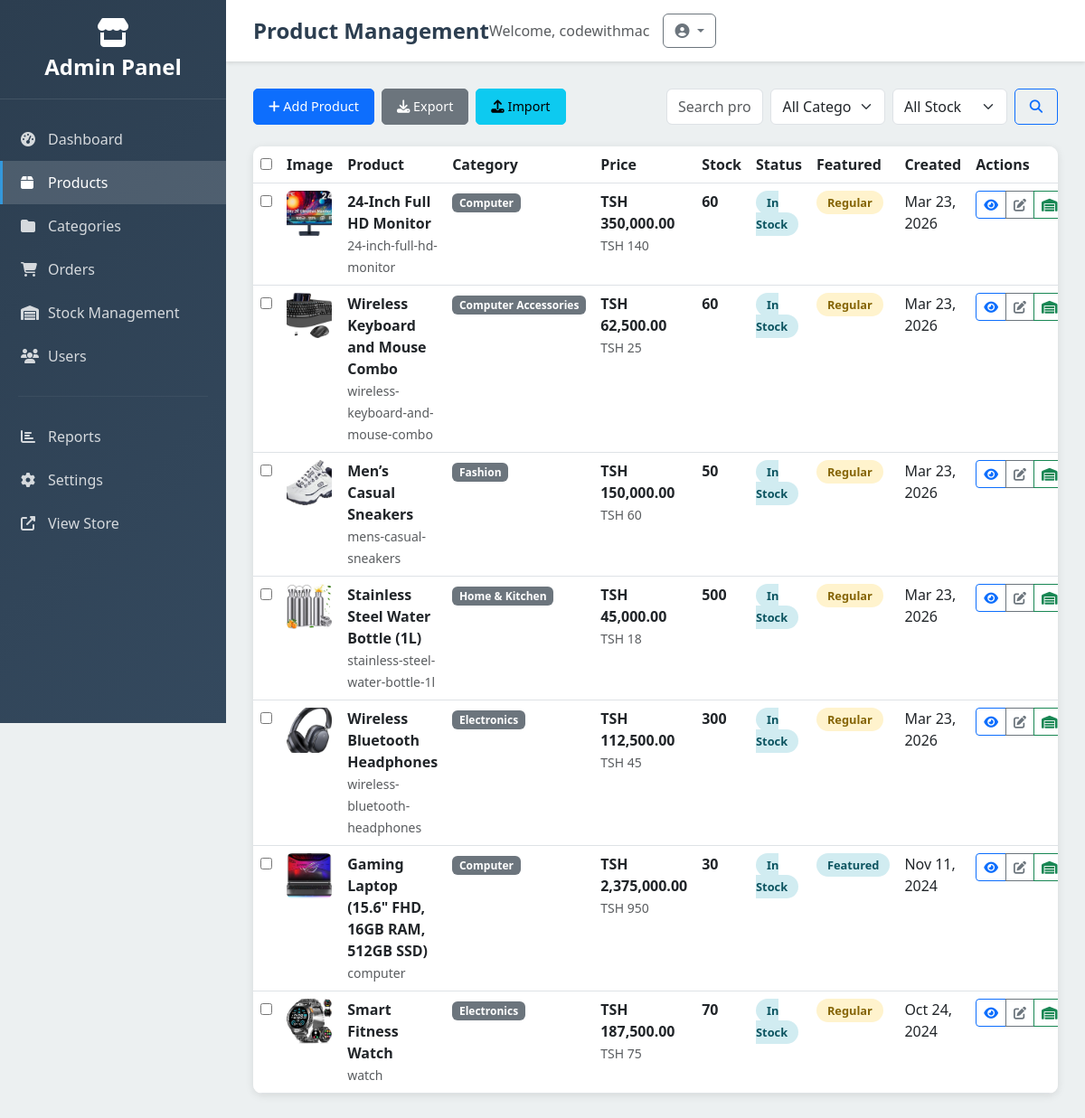
Page /dashboard/products/ (signed in) on the earlier database version.
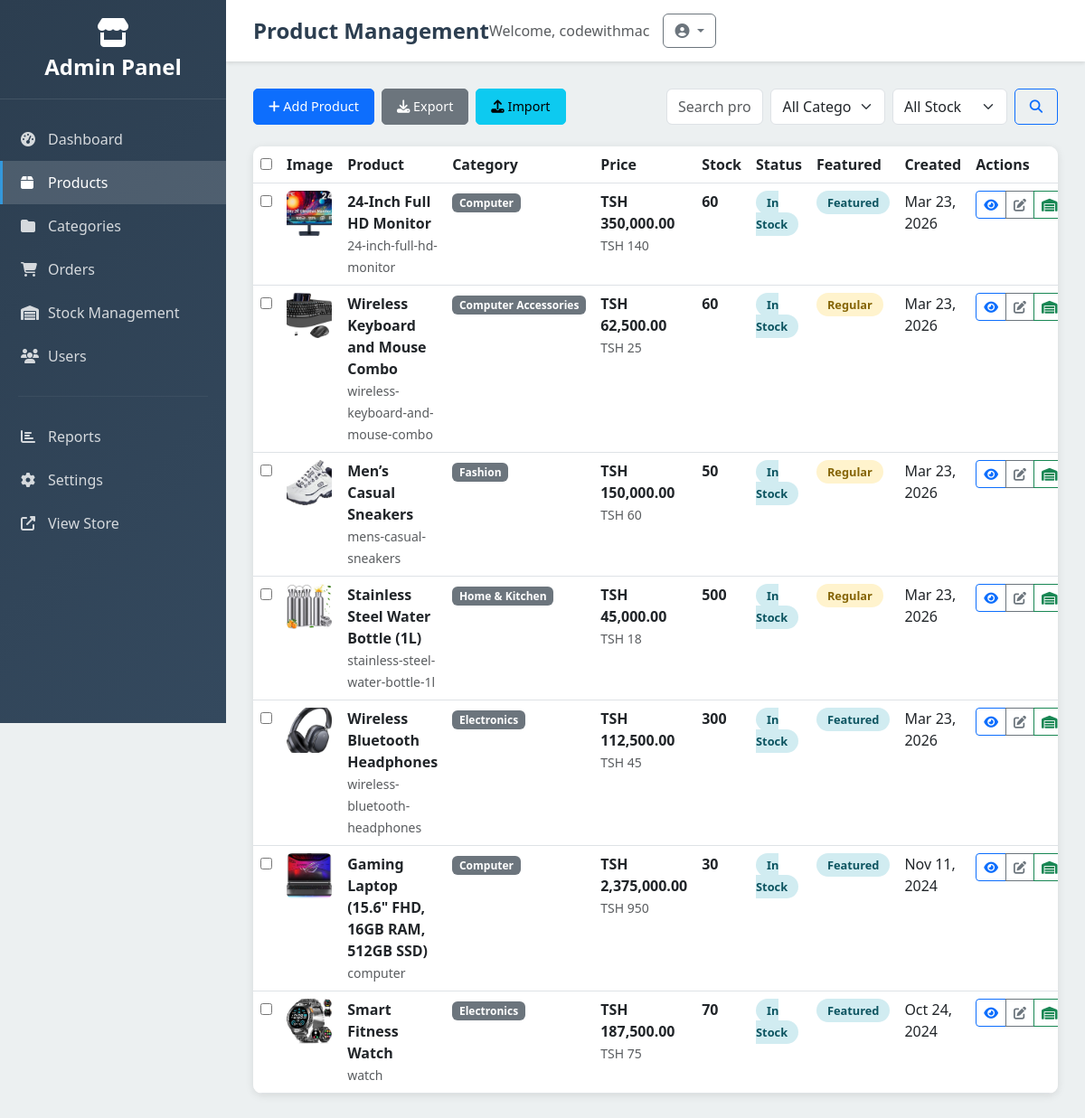
Same page on the later database version.
### products/models.py (models this page shows, shortened)
class Product(models.Model):
    category = models.ForeignKey(Category, related_name='product', on_delete=models.CASCADE)
    name = models.CharField(max_length=255)
    slug = models.SlugField()
    description = models.TextField(blank=True, null=True)
    price = models.IntegerField()
    is_featured = models.BooleanField(default=False)
    created_at = models.DateTimeField(auto_now_add=True)
    image = models.ImageField(upload_to='uploads/', blank=True, null=True)
    thumbnail = models.ImageField(upload_to='uploads/', blank=True, null=True)
    class Meta:
        ordering = ('-created_at',)
    def get_display_price(self):
        tsh_price = self.price * 2500  # Convert USD to TSH
        return "TSH {:,.2f}".format(tsh_price)
    def get_thumbnail(self):
        if self.thumbnail:
            return self.thumbnail.url

class Category(models.Model):
    name = models.CharField(max_length=255)
    slug = models.SlugField(unique=True)
    class Meta:
        ordering =('name',)

### core/models.py (models this page shows, shortened)
class Stock(models.Model):
    product = models.OneToOneField('products.Product', on_delete=models.CASCADE)
    quantity = models.IntegerField(default=0)
    reorder_level = models.IntegerField(default=10)
    last_updated = models.DateTimeField(auto_now=True)
    def is_low_stock(self):
        return self.quantity <= self.reorder_level

### core/admin_views.py (the view, shortened to what this page needs)
# urls.py: path('dashboard/products/', admin_views.admin_product_list, name='admin_product_list'),
@login_required
@user_passes_test(is_admin)
def admin_product_list(request):
    search = request.GET.get('search', '')
    category_id = request.GET.get('category', '')
    stock_status = request.GET.get('stock_status', '')
    products = Product.objects.select_related('category', 'stock').all()
    if search:
        products = products.filter(
            Q(name__icontains=search) |
            Q(description__icontains=search) |
            Q(category__name__icontains=search)
        )
    if category_id:
        products = products.filter(category_id=category_id)
    paginator = Paginator(products, 20)
    page_number = request.GET.get('page')
    page_obj = paginator.get_page(page_number)
    categories = Category.objects.all()
    context = {
        'products': page_obj,
        'categories': categories,
        'search': search,
        'selected_category': category_id,
        'stock_status': stock_status,
    }
    return render(request, 'admin_management/product_list.html', context)

### cart/context_processors.py (called while the page is built)
def cart(request):
    return {'cart': Cart(request)}

### core/admin_views.py (called while the page is built)
def is_admin(user):
    return user.is_authenticated and (user.is_staff or user.is_superuser)

### templates/admin_management/product_list.html (shortened to what the changed rows need)
{% extends 'admin_management/base.html' %}
{% block page_title %}Product Management{% endblock %}
{% block content %}
<div class="admin-table">
    <div class="table-responsive">
        <table class="table table-hover mb-0">
            <thead>
                <tr>
                    <th style="width: 50px;">
                        <input type="checkbox" id="selectAll" onchange="toggleSelectAll()">
                    </th>
                    <th>Image</th>
                    <th>Product</th>
                    <th>Category</th>
                    <th>Price</th>
                    <th>Stock</th>
                    <th>Status</th>
                    <th>Featured</th>
                    <th>Created</th>
                    <th>Actions</th>
                </tr>
            </thead>
            <tbody>
                {% for product in products %}
                <tr>
                    <td>
                        <input type="checkbox" class="product-checkbox" value="{{ product.id }}">
                    </td>
                    <td>
                        <img src="{{ product.get_thumbnail }}"
                             class="rounded" width="50" height="50" style="object-fit: cover;"
                             onerror="this.src='/static/img/no-image.png'">
                    </td>
                    <td>
                        <strong>{{ product.name }}</strong><br>
                        <small class="text-muted">{{ product.slug }}</small>
                    </td>
                    <td>
                        <span class="badge bg-secondary">{{ product.category.name }}</span>
                    </td>
                    <td>
                        <strong>{{ product.get_display_price }}</strong><br>
                        <small class="text-muted">TSH {{ product.price }}</small>
                    </td>
                    <td>
                        {% if product.stock %}
                            <div class="d-flex align-items-center">
                                <strong>{{ product.stock.quantity }}</strong>
                            </div>
                        {% else %}
                            <span class="text-muted">No stock info</span>
                        {% endif %}
                    </td>
                    <td>
                        {% if product.stock %}
                            {% if product.stock.quantity == 0 %}
                                <span class="status-badge status-cancelled">Out of Stock</span>
                            {% elif product.stock.is_low_stock %}
                                <span class="status-badge status-pending">Low Stock</span>
                            {% else %}
                                <span class="status-badge status-delivered">In Stock</span>
                            {% endif %}
                        {% else %}
                            <span class="status-badge status-pending">Unknown</span>
                        {% endif %}
                    </td>
                    <td>
                        {% if product.is_featured %}
                            <span class="status-badge status-delivered">Featured</span>
                        {% else %}
                            <span class="status-badge status-pending">Regular</span>
                        {% endif %}
                    </td>
                    <td>{{ product.created_at|date:"M d, Y" }}</td>
                    <td>
                        <div class="btn-group btn-group-sm">
                            <a href="{% url 'admin_product_detail' product.slug %}" class="btn btn-outline-primary" title="View">
                                <i class="fas fa-eye"></i>
                            </a>
                            <a href="{% url 'admin_product_edit' product.slug %}" class="btn btn-outline-secondary" title="Edit">
                                <i class="fas fa-edit"></i>
                            </a>
                            <button class="btn btn-outline-success" onclick="quickEditStock('{{ product.slug }}')" title="Edit Stock">
                                <i class="fas fa-warehouse"></i>
                            </button>
                        </div>
                    </td>
                </tr>
                {% endfor %}
            </tbody>
        </table>
    </div>
</div>
{% endblock %}

Differences in the rows shown:
changed Product "24-Inch Full HD Monitor": is_featured "Regular" → "Featured"
changed Product "Wireless Bluetooth Headphones": is_featured "Regular" → "Featured"
changed Product "Smart Fitness Watch": is_featured "Regular" → "Featured"
